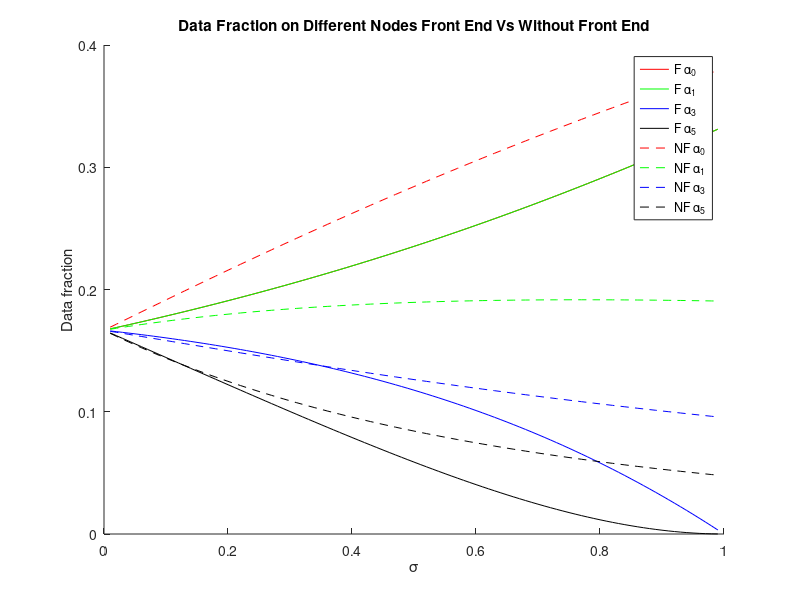

Here is the MATLAB script that generated this plot:
clear
clc
B = [1
    0
    0
    0];

solution = [];
for sigma = 0.01:0.01:0.99
    
    A = [1 2 2 1
        1 -1 0 0
        0 sigma-1 1 0
        0 sigma-1 sigma 1];
    
    s = [];
    s = A\B;
    s = s';
    solution = [solution;s];
    
end

sigma = [0.01:0.01:0.99];

figure
hold on
plot(sigma,solution(:,1),'-r');
plot(sigma,solution(:,2),'-g');
plot(sigma,solution(:,3),'-b');
plot(sigma,solution(:,4),'-k');


B = [1
    0
    0
    0];

solution = [];
for sigma = 0.01:0.01:0.99
    t = sigma + 1;
    t = -t;
    
    z = -sigma;
    
    A = [1 2 2 1
        1 t 0 0
        1 z t 0
        1 z z t];
    
    s = [];
    s = A\B;
    s = s';
    solution = [solution;s];
    
end

sigma = [0.01:0.01:0.99];

plot(sigma,solution(:,1),'--r');
plot(sigma,solution(:,2),'--g');
plot(sigma,solution(:,3),'--b');
plot(sigma,solution(:,4),'--k');

ylabel('Data fraction');
xlabel('\sigma');
title('Data Fraction on Different Nodes Front End Vs Without Front End');
legend('F \alpha_0','F \alpha_1','F \alpha_3','F \alpha_5','NF \alpha_0','NF \alpha_1','NF \alpha_3','NF \alpha_5');
